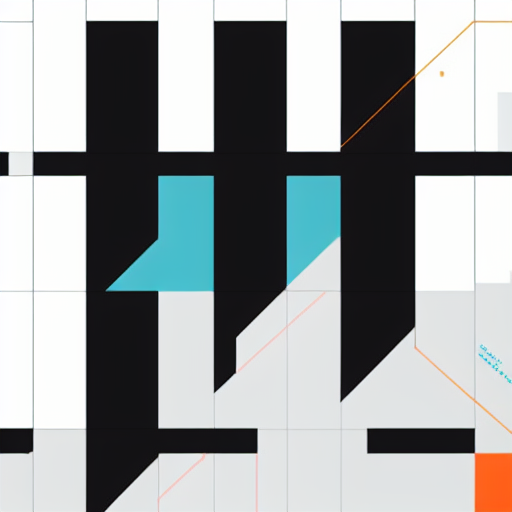
#> input picture ttf/color/dev/OpentypeSvgKitF/uni4e16.png, 512 x 512 px; its folder holds only this picture in this run
$ python b.py
#> lines starting #> are read from the running program, lines starting #| are printed output that depends on the picture; after the words box and inside, x2 and y2 are one past the last pixel; in counts of white or black regions, pixels touching at a corner belong together
#pngからot-svgカラーフォントとcolr/cpalカラーフォントを自動生成するプログラム
"""
依存：
cmdにパスを通すもの: magick, potrace, fontforge, nanoemoji
python環境にインストールするもの: cv2,fonttools

"""
import os
import glob

colorDic = {
    "main": "#111111",
    "c1":"#19285D",
    "c2":"#465850",
    "c3":"#0E5E3F",
    "c4":"#83D280",
    "c5":"#AEE146",
    "c6":"#4DAE5B",
    "c7":"#3B7468",
    "c8":"#F05D2A",
    "c9":"#C3CBB3",
    "c10":"#386A76",
    "c11":"#81A922",
    "c12":"#738488",
    "c13":"#424C54",
    "c14":"#2F5238",
    "c15":"#757986",
    "C16":"#546B60",

    "back": "#FFFFFF"
}
fontname = "base"
familyname = "base"

#色辞書palettDicをbgr配列化
colorList = []
for k, v in colorDic.items():
    colorList.append([int(v[5:7],16),int(v[3:5],16),int(v[1:3],16)])#rgbをbgrにして各色取り出し
#フォルダ名づけ用の色名配列作成
colorDicList = list(colorDic.keys())
colorCodeList = list(colorDic.values())

def main():
    import numpy as np
    import cv2

    #色と色の二乗距離を計算する関数
    def cLength(arr1,arr2):
        return (arr1[0]-arr2[0])**2 + (arr1[1]-arr2[1])**2 + (arr1[2]-arr2[2])**2

    #色を与えるとパレットの中から一番近い色を返す関数
    def cSelect(color,palettes):
        lengArr = []
        for palette in palettes:
            lengArr.append(cLength(palette,color))
        fillc = palettes[lengArr.index(min(lengArr))]
        return fillc

    #階調化に必要な色のボロノイマップ対応辞書をつくる関数。軽量化のため色空間32立方をまとめて1つの写像。フルカラーで8*8*8個
    def makeBoronoi(palettes):
        boronoiMap = [[[0 for _ in range(8)] for _ in range(8)] for _ in range(8)]
        for bi, bv in enumerate(boronoiMap):
            for gi, gv in enumerate(bv):
                for ri, rv in enumerate(gv):
                    boronoiMap[bi][gi][ri] = cSelect([bi*32,gi*32,ri*32],palettes)
        return boronoiMap

    #色を与えると色対応辞書から近い色を返す関数
    def cSelect2(color,boronoiMap):
        x = color[0]//32
        y = color[1]//32
        z = color[2]//32
        return boronoiMap[x][y][z]

    #階調化画像と色リストから黒シルエットsvgを色数ぶん保存する関数

    def gradDevider(image,colorList,colorDicList,file):
        for index, palette in enumerate(colorList):
            if colorDicList[index] != "back":

                themec = np.array(colorList[index])  # 抽出する色(bgr)
                extract = cv2.inRange(image, themec, themec) #色の幅ゼロで色抽出
                extract = cv2.bitwise_not(extract) #白黒反転
                # if not os.path.exists("SVGs"):
                #     os.mkdir("SVGs")

                dirname = str(colorDicList[index]+colorCodeList[index][1:])
                if not os.path.exists(dirname):
                    os.mkdir(dirname)
                #png
                name = os.path.splitext(file)[0]
                cv2.imwrite(os.path.join(dirname, name+".png"),extract)  # 画像の保存


    #####################実行########################
    #ot-svgからフォント用のフォールバック白黒フォントの作成
    os.system("ffpython b1.py")

    #色空間で最近傍の色を対応付けるボロノイ写像マップをつくる
    boronoi = makeBoronoi(colorList)

    files = glob.glob("*.png")
    for index, file in enumerate(files):
        img = cv2.imread(file)
#> img is the input picture: shape (512, 512, 3); mean B, G, R 158.6, 157.8, 153.1
        # img = cv2.flip(img, 0)
        h, w = img.shape[:2]
#> h = 512; w = 512

        # 階調化
        for i in range(h):
            for j in range(w):
                b, g, r = img[i, j]

                img[i, j] = cSelect2([b,g,r],boronoi)
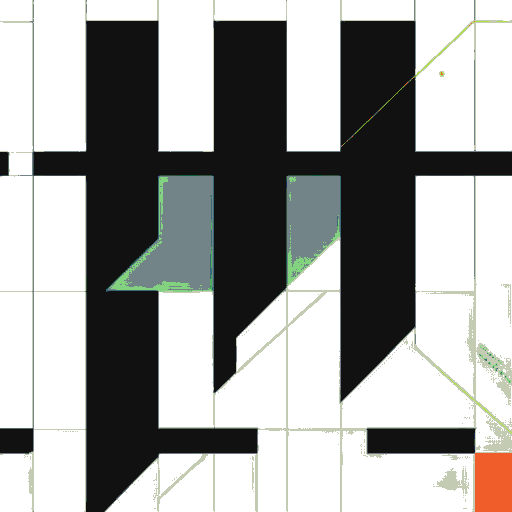
#> img: shape (512, 512, 3); mean B, G, R 159.5, 161.1, 160.6
        if not os.path.exists("pngs"):
            os.mkdir("pngs")
        cv2.imwrite("./pngs/"+file,img)
        # 色ごとに分離
        gradDevider(img,colorList,colorDicList,file)
#> the loop in gradDevider, `for index, palette in enumerate(colorList):` made 18 passes
#> pass 1, in gradDevider, `extract = cv2.inRange(image, themec, themec)`:
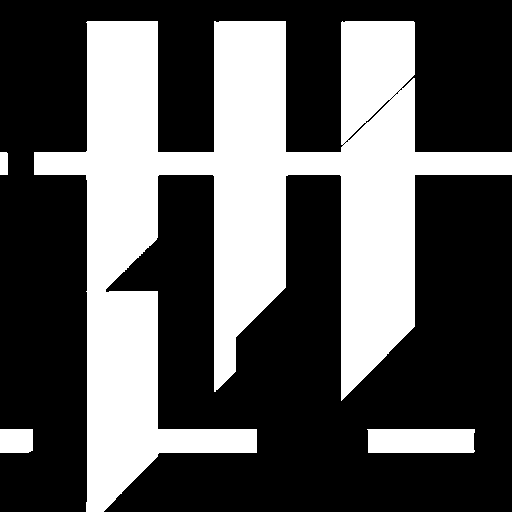
#> extract: shape (512, 512); 35% white; 4 white regions, box (x1, y1, x2, y2) and area: (34, 21, 512, 512) 88102, (367, 429, 475, 453) 2551, (0, 429, 33, 453) 786, (0, 152, 8, 175) 183
#> pass 2, in gradDevider, `extract = cv2.inRange(image, themec, themec)`:
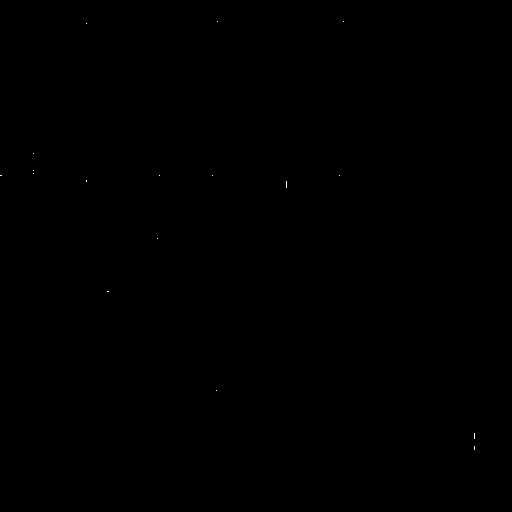
#> extract: shape (512, 512); 0.01% white in thin lines or dots, all inside (x1, y1, x2, y2) = (0, 21, 475, 450)
        print(str(file) + " " + str(index+1) + "/" + str(len(files)))

    #SVG作成、ot-svgカラーフォント書き出し
    os.system("ffpython b2.py")


    #COLR書き出し
    # os.system("python b3.py")
    text = "nanoemoji --family \"{}\" --color_format glyf_colr_1"
    svgs = glob.glob("./SVGs/*.svg")
    svgnames = ""
    for svg in svgs:
        svgnames += " " + svg

    # command = text.format(b.fontname)
    command = text.format(fontname)+svgnames
    os.system(command)

if __name__ == '__main__':
    main()

$ run again, on ttf/color/dev/OpentypeSvgKitF/uni4e7e.png
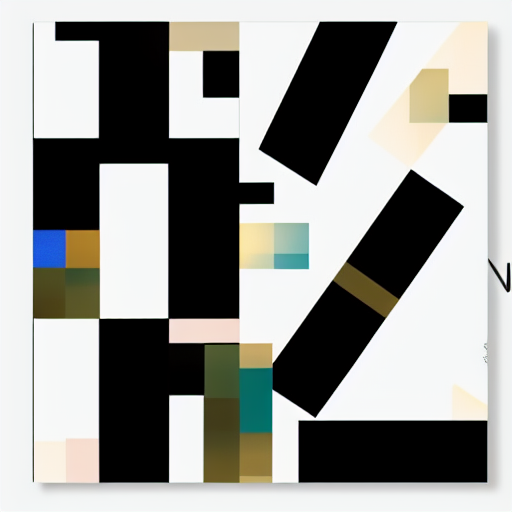
#> input picture ttf/color/dev/OpentypeSvgKitF/uni4e7e.png, 512 x 512 px
#> in main, img is the input picture: shape (512, 512, 3); mean B, G, R 149.3, 153.1, 152.4
#> after the loop in main, `for i in range(h):`:
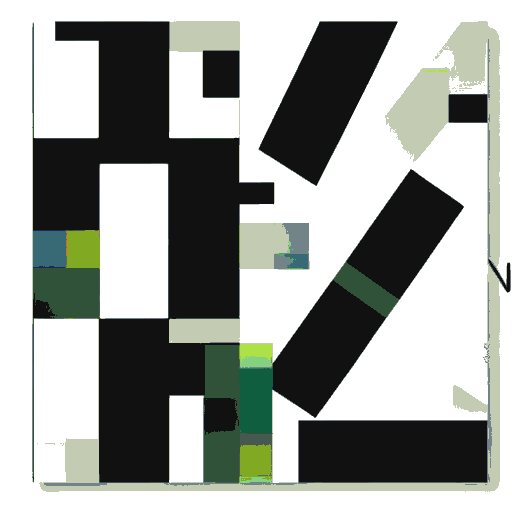
#> img: shape (512, 512, 3); mean B, G, R 156.6, 161.3, 157.7
#> the loop in gradDevider, `for index, palette in enumerate(colorList):` made 18 passes
#> pass 1, in gradDevider, `extract = cv2.inRange(image, themec, themec)`:
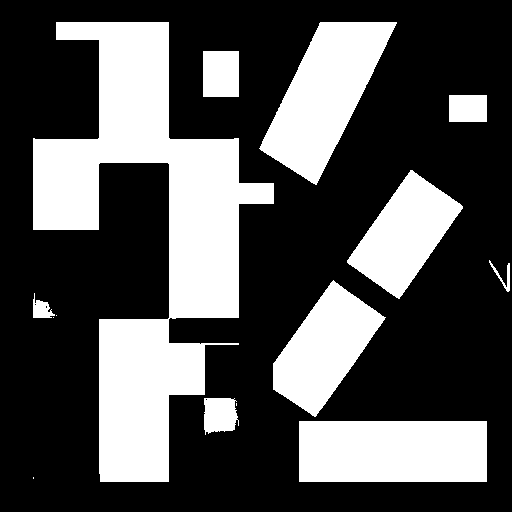
#> extract: shape (512, 512); 32.5% white; 14 white regions (4 under 20 px), largest, box (x1, y1, x2, y2) and area: (33, 22, 274, 482) 43273, (299, 421, 487, 482) 11468, (259, 22, 397, 185) 11131

$ run again, on ttf/color/dev/OpentypeSvgKitF/uni4e9c.png
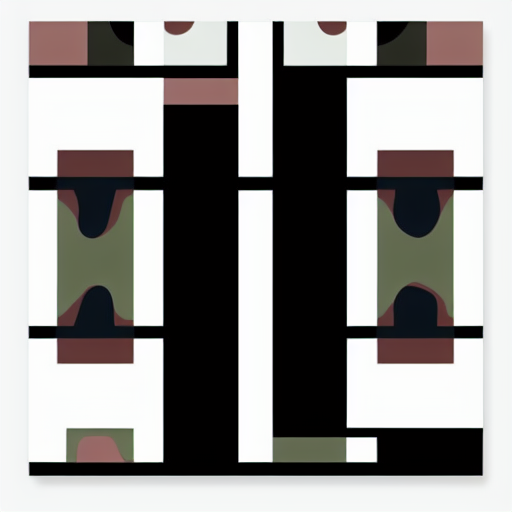
#> input picture ttf/color/dev/OpentypeSvgKitF/uni4e9c.png, 512 x 512 px
#> in main, img is the input picture: shape (512, 512, 3); mean B, G, R 144.4, 146.1, 147.9
#> after the loop in main, `for i in range(h):`:
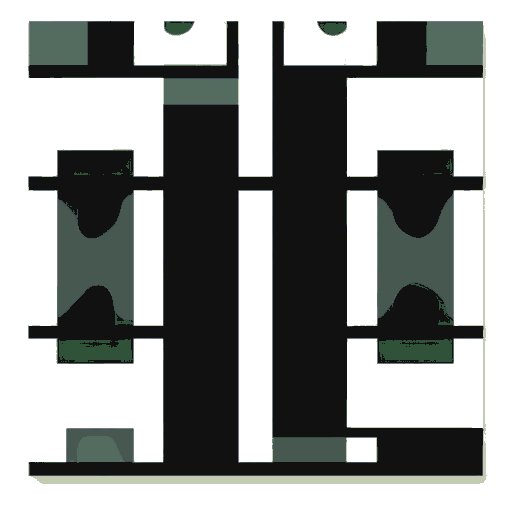
#> img: shape (512, 512, 3); mean B, G, R 149.3, 150.9, 148.3
#> the loop in gradDevider, `for index, palette in enumerate(colorList):` made 18 passes
#> pass 1, in gradDevider, `extract = cv2.inRange(image, themec, themec)`:
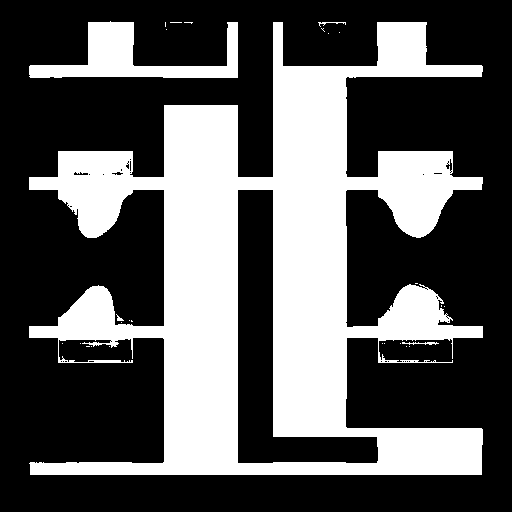
#> extract: shape (512, 512); 35.4% white; 28 white regions (23 under 20 px), largest, box (x1, y1, x2, y2) and area: (29, 22, 483, 475) 87555, (29, 21, 238, 78) 4944, (402, 342, 439, 345) 61, (318, 22, 346, 27) 44, (116, 314, 124, 321) 24
